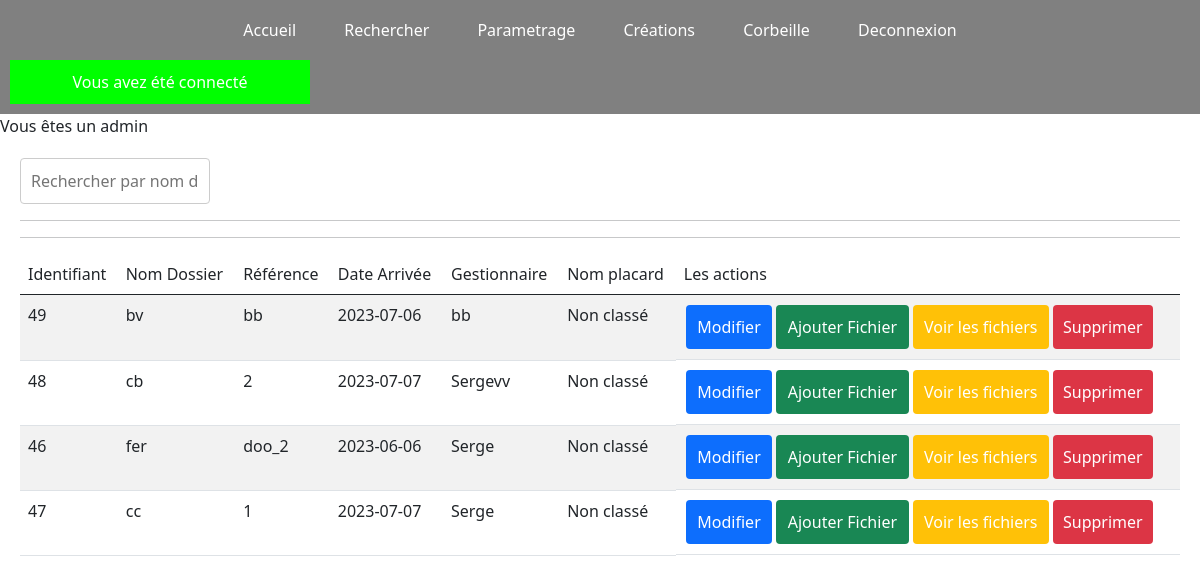
Page /dosiser.php (signed in) on the committed database.
### tables this page shows
CREATE TABLE `ged_categories` (
  `id` int(11) NOT NULL,
  `name` varchar(255) NOT NULL,
  `description` text NOT NULL,
  `refer` varchar(250) NOT NULL,
  `author` varchar(250) NOT NULL,
  `role` int(250) NOT NULL,
  `date_arrivee` date DEFAULT NULL,
  `id_files` int(11) NOT NULL,
  `id_tag` int(11) NOT NULL
);

### class/mysql.php (called while the page is built, shortened)
<?php
class mysqlConnector {
    function __construct() {
        $host='localhost';
        $dbName='ged';
        $username = 'root';
        $passwd='';
        try {
            $dsn='mysql:host='.$host.';dbname='.$dbName;
            $this->dataBase = new PDO($dsn, $username, $passwd);
        } catch (PDOException $exc) {
            echo $exc->getMessage();
            echo "<br>IMPOSSIBLE DE SE CONNECTER A LA BDD";
            die();
        }
    }
}

### class/mdl_ged_users.php (called while the page is built, shortened)
<?php
class ged_users{
    public $db;
    function __construct() {
        require_once('mysql.php');
        $db = new mysqlConnector();
        $this->db = $db->dataBase;
    }
    public function getUserById($userId) {
        $stmt = $this->db->prepare("SELECT * FROM ged_users WHERE id = ?");
        $stmt->execute([$userId]);
        return $stmt->fetch(PDO::FETCH_ASSOC);
    }
public function isAdmin($userId) {
    $user = $this->getUserById($userId);
    if ($user && is_array($user) && isset($user['right_admin'])) {
        if ($user['right_admin'] == 1) {
            return true;
        }
    }
    return false;
}
}

### class/mdl_ged_categories.php (called while the page is built, shortened)
<?php
class ged_categories{
    public $db;
    function __construct() {
        require_once('mysql.php');
        $db = new mysqlConnector();
        $this->db = $db->dataBase;
    }
    function getAllCategories(){
        $r = $this->db->prepare("SELECT * FROM ged_categories");
        $r->execute();
        return $r->fetchAll();
    }
}

### dosiser.php (the view, shortened to what this page needs)
<?php
require_once("sectors/header.php");
require 'class/mdl_ged_users.php';
require 'class/mdl_ged_categories.php';
$cat = new ged_categories();
$tag = new ged_tags();
$users = new ged_users();
$selectedRoles=false;
$userId=false;
if (isset($_SESSION['selected_roles'])) {
    $selectedRoles = $_SESSION['selected_roles'];
} else {
    $selectedRoles=false;
}
function hasAdminRole($selectedRoles) {
    return false;
}
?>
        <section class="main">
        <input type="text" id="searchInput" placeholder="Rechercher par nom de dossier">
            <hr>
            <hr>
            <center>
            <table class=" table table-striped">
                <tbody>
                <thead>
                    <tr>
                        <td>Identifiant</td>
                        <td>Nom Dossier</td>
                        <td>Référence</td>
                        <td>Date Arrivée</td>
                        <td>Gestionnaire</td>
                        <td>Nom placard</td>
                        <td>Les actions</td>
                    </tr>
                    </thead>
                    <?php if (isset($_SESSION['user']))
                    $userId = $_SESSION['user']['id'];
                    $isAdmin = $users->isAdmin($userId);
                    $hasAdminRole = hasAdminRole($selectedRoles);
                    ?>
                                <?php if ($isAdmin || $hasAdminRole): ?>
                                    <?php  $dossiers = $cat->getAllCategories(); ?>
                                    <?php foreach ($dossiers as $valu): ?>
                                        <?php
                                        if($valu->id_tag==0){
                                            $placard = "Non classé";
                                        }else{
                                            $placard = $tag->getTag($valu->id_tag)['0']->name;
                                        }
                                    ?>
                                        <tr>
                                            <td><?= $valu->id ?></td>
                                            <td><?= $valu->name ?></td>
                                            <td><?= $valu->refer ?></td>
                                            <td><?= $valu->date_arrivee ?></td>
                                            <td><?= $valu->author ?></td>
                                            <td><?= $placard ?></td>
                                            <td style="display: flex;">
                                                <a href="modifier_dossier.php?id=<?php echo $valu->id; ?>" > <button class="btn btn-primary" style="margin-right:3px;"> Modifier</button> </a>
                                                <a href="upload_file.php?id=<?php echo $valu->id; ?>" > <button class="btn btn-success" style="margin-right:3px;"> Ajouter Fichier </button>  </a>
                                                <a href="voir_dossier.php?id=<?php echo $valu->id; ?>" > <button class="btn btn-warning" style="margin-right:3px;"> Voir les fichiers </button> </a>
                                                <a  href="supprimer_dossier.php?id=<?php echo $valu->id; ?>&delete_files=true" onclick="return confirmDelete();"><button class="btn btn-danger">Supprimer</button></a>
                                            </td>
                                        </tr>
                                    <?php endforeach; ?>
                                <?php endif; ?>
                </tbody>
            </table>
            </center>
        </section>
        <?php include("sectors/footer.php") ?>

### sectors/header.php (shortened to what this page needs)
<!DOCTYPE html>
<html>
    <head>
        <link rel="stylesheet" type="text/css" href="CSS/main.css" />
        <link href="bootstrap/css/bootstrap.min.css" rel="stylesheet">
        <link rel="stylesheet" href="https://cdnjs.cloudflare.com/ajax/libs/select2/4.0.13/css/select2.min.css">
    </head>
    <body>
        <section class="header">
            <div class="container-fluid">
                <nav class="navbar navbar-inverse">
                    <div class="navbar-inner" >
                        <ul class="nav">
                            <li><a href="index.php">Accueil</a></li>
                            <li><a href="folders.php">Rechercher</a></li>
                            <li><a href="parametrage.php">Parametrage</a></li>
                            <li><a href="placard.php">Créations</a></li>
                            <li><a href="trash.php">Corbeille</a></li>
                            <li><a href="logout.php">Deconnexion</a></li>
                        </ul>
                    </div>
                </nav>
            </div>
            <?php if (isset($_SESSION['message'])): ?>
            <div class="messageBox <?= $_SESSION['message']['0'] ?>">
                <p><?= $_SESSION['message']['1'] ?></p>
            </div>
            <?php else: ?>
            <?php endif; ?>
        </section>
        </body>
        <link rel="stylesheet" href="https://cdnjs.cloudflare.com/ajax/libs/select2/4.0.13/css/select2.min.css">
</html>

### sectors/footer.php
    </body>
</html>

### CSS/main.css (style rules this page uses)
body { background-color: white; color: black; font-family: Arial, sans-serif; }
input[type="text"], input[type="email"], input[type="time"], input[type="number"], input[type="date"], textarea { padding: 10px; width: 190px; border: 1px solid #ccc; border-radius: 4px; }

### sectors/header.php (style rules this page uses)
a { text-decoration: none; margin: 2px; }
.header { background-color:gray; color: #fff; padding: 10px; text-align: center; }
.navbar { margin-bottom: 0; display: inline-block; }
.navbar-inner { padding: 0; display: inline-block; }
.nav { list-style-type: none; margin: 0; padding: 0; display: inline-block; }
.nav li { display: inline-block; margin: 0 10px; }
.nav a { color: #fff; text-decoration: none; padding: 10px; }
.messageBox { text-align: center; margin-top: 10px; width: 300px; }
.messageBox p { margin: 0; padding: 10px; }
.messageBox.success { background-color: #0f0; }
.container-fluid { display: flex; justify-content: center; }
.btn { display: block; width: 100%; padding: 10px; color: white; text-align: center; border: none; border-radius: 4px; cursor: pointer; }
.main { margin: 20px; }

### rows in the picture
ged_categories: id "49", name "bv", refer "bb", date_arrivee "2023-07-06", author "bb", id_tag "Non classé"
ged_categories: id "48", name "cb", refer "2", date_arrivee "2023-07-07", author "Sergevv", id_tag "Non classé"
ged_categories: id "46", name "fer", refer "doo_2", date_arrivee "2023-06-06", author "Serge", id_tag "Non classé"
ged_categories: id "47", name "cc", refer "1", date_arrivee "2023-07-07", author "Serge", id_tag "Non classé"

### other values in the picture
$_SESSION['message']['1'] "Vous avez été connecté"
